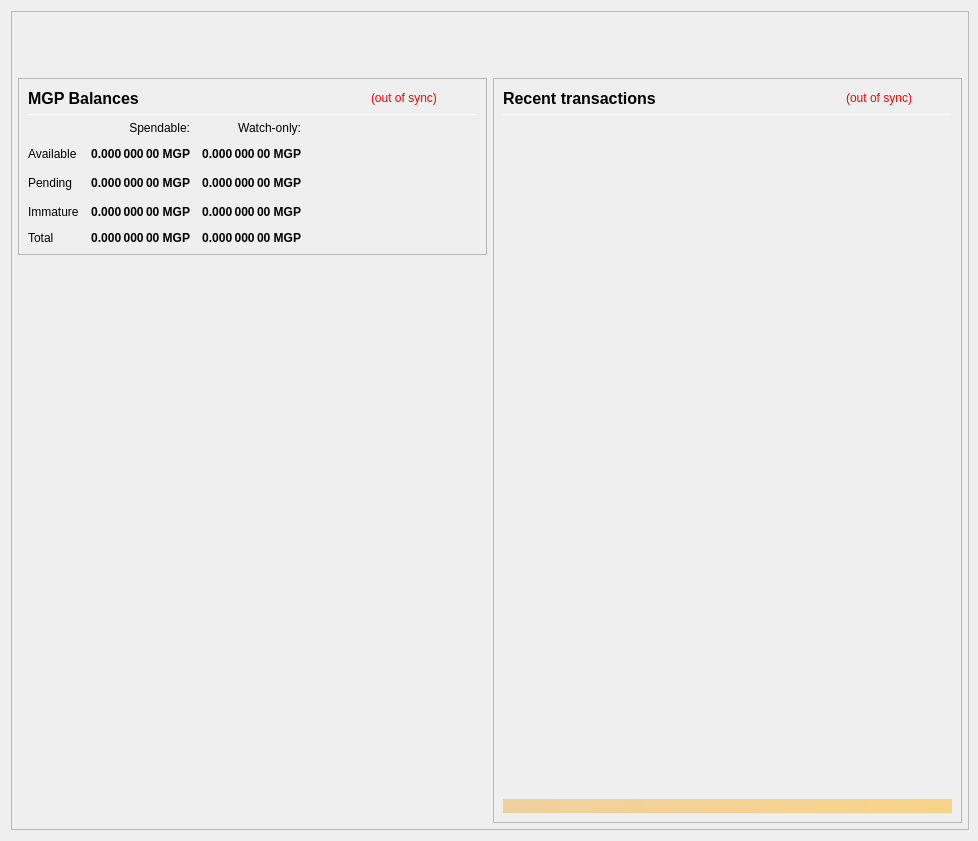
<?xml version="1.0" encoding="UTF-8"?>
<ui version="4.0">
 <class>OverviewPage</class>
 <widget class="QWidget" name="OverviewPage">
  <property name="geometry">
   <rect>
    <x>0</x>
    <y>0</y>
    <width>978</width>
    <height>841</height>
   </rect>
  </property>
  <property name="minimumSize">
   <size>
    <width>960</width>
    <height>682</height>
   </size>
  </property>
  <property name="font">
   <font>
    <weight>50</weight>
    <bold>false</bold>
   </font>
  </property>
  <property name="windowTitle">
   <string>Form</string>
  </property>
  <layout class="QVBoxLayout" name="topLayout" stretch="0">
   <property name="rightMargin">
    <number>9</number>
   </property>
   <item>
    <widget class="QFrame" name="frame_BG">
     <property name="minimumSize">
      <size>
       <width>850</width>
       <height>610</height>
      </size>
     </property>
     <property name="maximumSize">
      <size>
       <width>16777215</width>
       <height>16777215</height>
      </size>
     </property>
     <property name="frameShape">
      <enum>QFrame::StyledPanel</enum>
     </property>
     <property name="frameShadow">
      <enum>QFrame::Raised</enum>
     </property>
     <layout class="QVBoxLayout" name="verticalLayout_3" stretch="0">
      <property name="leftMargin">
       <number>0</number>
      </property>
      <property name="topMargin">
       <number>0</number>
      </property>
      <property name="rightMargin">
       <number>0</number>
      </property>
      <property name="bottomMargin">
       <number>6</number>
      </property>
      <item>
       <layout class="QVBoxLayout" name="verticalLayout_Master" stretch="0,1">
        <property name="leftMargin">
         <number>0</number>
        </property>
        <property name="topMargin">
         <number>0</number>
        </property>
        <property name="rightMargin">
         <number>0</number>
        </property>
        <property name="bottomMargin">
         <number>0</number>
        </property>
        <item>
         <widget class="QFrame" name="frame_Header">
          <layout class="QVBoxLayout" name="verticalLayout_Header" stretch="0">
           <property name="leftMargin">
            <number>0</number>
           </property>
           <property name="topMargin">
            <number>0</number>
           </property>
           <property name="rightMargin">
            <number>0</number>
           </property>
           <property name="bottomMargin">
            <number>0</number>
           </property>
           <item>
            <layout class="QHBoxLayout" name="horizontalLayout_Header" stretch="1,0">
             <property name="spacing">
              <number>6</number>
             </property>
             <item>
              <spacer name="horizontalSpacer_Header">
               <property name="orientation">
                <enum>Qt::Horizontal</enum>
               </property>
               <property name="sizeHint" stdset="0">
                <size>
                 <width>40</width>
                 <height>20</height>
                </size>
               </property>
              </spacer>
             </item>
             <item>
              <widget class="QLabel" name="labelOverviewHeaderRight">
               <property name="minimumSize">
                <size>
                 <width>464</width>
                 <height>60</height>
                </size>
               </property>
               <property name="maximumSize">
                <size>
                 <width>16777215</width>
                 <height>60</height>
                </size>
               </property>
               <property name="font">
                <font>
                 <pointsize>14</pointsize>
                </font>
               </property>
               <property name="text">
                <string/>
               </property>
               <property name="alignment">
                <set>Qt::AlignRight|Qt::AlignTrailing|Qt::AlignVCenter</set>
               </property>
              </widget>
             </item>
            </layout>
           </item>
          </layout>
         </widget>
        </item>
        <item>
         <widget class="QFrame" name="frame_Content">
          <layout class="QVBoxLayout" name="verticalLayout_Content">
           <property name="leftMargin">
            <number>6</number>
           </property>
           <property name="topMargin">
            <number>0</number>
           </property>
           <property name="rightMargin">
            <number>6</number>
           </property>
           <property name="bottomMargin">
            <number>0</number>
           </property>
           <item>
            <layout class="QHBoxLayout" name="horizontalLayout_Content" stretch="1,1">
             <property name="spacing">
              <number>6</number>
             </property>
             <item>
              <layout class="QVBoxLayout" name="verticalLayout_left" stretch="0,0">
               <item>
                <widget class="QFrame" name="frameBalances">
                 <property name="frameShape">
                  <enum>QFrame::StyledPanel</enum>
                 </property>
                 <property name="frameShadow">
                  <enum>QFrame::Raised</enum>
                 </property>
                 <layout class="QVBoxLayout" name="verticalLayout_4">
                  <item>
                   <layout class="QHBoxLayout" name="hlBalancesHeader" stretch="2,0,0">
                    <property name="spacing">
                     <number>6</number>
                    </property>
                    <item>
                     <widget class="QLabel" name="labelBalances">
                      <property name="minimumSize">
                       <size>
                        <width>0</width>
                        <height>0</height>
                       </size>
                      </property>
                      <property name="font">
                       <font>
                        <pointsize>12</pointsize>
                        <weight>75</weight>
                        <bold>true</bold>
                       </font>
                      </property>
                      <property name="text">
                       <string>MGP Balances</string>
                      </property>
                     </widget>
                    </item>
                    <item>
                     <widget class="QLabel" name="labelWalletStatus">
                      <property name="cursor">
                       <cursorShape>WhatsThisCursor</cursorShape>
                      </property>
                      <property name="toolTip">
                       <string>The displayed information may be out of date. Your wallet automatically synchronizes with the Mgpcoin network after a connection is established, but this process has not completed yet.</string>
                      </property>
                      <property name="styleSheet">
                       <string notr="true">QLabel { color: red; }</string>
                      </property>
                      <property name="text">
                       <string notr="true">(out of sync)</string>
                      </property>
                      <property name="alignment">
                       <set>Qt::AlignLeading|Qt::AlignLeft|Qt::AlignVCenter</set>
                      </property>
                     </widget>
                    </item>
                    <item>
                     <spacer name="hsBalancesHeader">
                      <property name="orientation">
                       <enum>Qt::Horizontal</enum>
                      </property>
                      <property name="sizeHint" stdset="0">
                       <size>
                        <width>40</width>
                        <height>20</height>
                       </size>
                      </property>
                     </spacer>
                    </item>
                   </layout>
                  </item>
                  <item>
                   <widget class="Line" name="lineBalances">
                    <property name="minimumSize">
                     <size>
                      <width>0</width>
                      <height>1</height>
                     </size>
                    </property>
                    <property name="maximumSize">
                     <size>
                      <width>16777215</width>
                      <height>1</height>
                     </size>
                    </property>
                    <property name="orientation">
                     <enum>Qt::Horizontal</enum>
                    </property>
                   </widget>
                  </item>
                  <item>
                   <layout class="QGridLayout" name="gridLayout">
                    <property name="spacing">
                     <number>12</number>
                    </property>
                    <item row="2" column="2">
                     <widget class="QLabel" name="labelWatchPending">
                      <property name="font">
                       <font>
                        <weight>75</weight>
                        <bold>true</bold>
                       </font>
                      </property>
                      <property name="cursor">
                       <cursorShape>ArrowCursor</cursorShape>
                      </property>
                      <property name="toolTip">
                       <string>Unconfirmed transactions to watch-only addresses</string>
                      </property>
                      <property name="text">
                       <string notr="true">0.000 000 00 MGP</string>
                      </property>
                      <property name="alignment">
                       <set>Qt::AlignRight|Qt::AlignTrailing|Qt::AlignVCenter</set>
                      </property>
                      <property name="textInteractionFlags">
                       <set>Qt::NoTextInteraction</set>
                      </property>
                     </widget>
                    </item>
                    <item row="2" column="1">
                     <widget class="QLabel" name="labelUnconfirmed">
                      <property name="font">
                       <font>
                        <weight>75</weight>
                        <bold>true</bold>
                       </font>
                      </property>
                      <property name="cursor">
                       <cursorShape>ArrowCursor</cursorShape>
                      </property>
                      <property name="toolTip">
                       <string>Total of transactions that have yet to be confirmed, and do not yet count toward the spendable balance</string>
                      </property>
                      <property name="text">
                       <string notr="true">0.000 000 00 MGP</string>
                      </property>
                      <property name="alignment">
                       <set>Qt::AlignRight|Qt::AlignTrailing|Qt::AlignVCenter</set>
                      </property>
                      <property name="textInteractionFlags">
                       <set>Qt::NoTextInteraction</set>
                      </property>
                     </widget>
                    </item>
                    <item row="3" column="2">
                     <widget class="QLabel" name="labelWatchImmature">
                      <property name="font">
                       <font>
                        <weight>75</weight>
                        <bold>true</bold>
                       </font>
                      </property>
                      <property name="cursor">
                       <cursorShape>ArrowCursor</cursorShape>
                      </property>
                      <property name="toolTip">
                       <string>Staked or masternode rewards in watch-only addresses that has not yet matured</string>
                      </property>
                      <property name="text">
                       <string notr="true">0.000 000 00 MGP</string>
                      </property>
                      <property name="alignment">
                       <set>Qt::AlignRight|Qt::AlignTrailing|Qt::AlignVCenter</set>
                      </property>
                      <property name="textInteractionFlags">
                       <set>Qt::NoTextInteraction</set>
                      </property>
                     </widget>
                    </item>
                    <item row="4" column="0">
                     <widget class="QLabel" name="labelTotalText">
                      <property name="text">
                       <string>Total</string>
                      </property>
                      <property name="textInteractionFlags">
                       <set>Qt::NoTextInteraction</set>
                      </property>
                     </widget>
                    </item>
                    <item row="3" column="1">
                     <widget class="QLabel" name="labelImmature">
                      <property name="font">
                       <font>
                        <weight>75</weight>
                        <bold>true</bold>
                       </font>
                      </property>
                      <property name="cursor">
                       <cursorShape>ArrowCursor</cursorShape>
                      </property>
                      <property name="toolTip">
                       <string>Staked or masternode rewards that has not yet matured</string>
                      </property>
                      <property name="text">
                       <string notr="true">0.000 000 00 MGP</string>
                      </property>
                      <property name="alignment">
                       <set>Qt::AlignRight|Qt::AlignTrailing|Qt::AlignVCenter</set>
                      </property>
                      <property name="textInteractionFlags">
                       <set>Qt::NoTextInteraction</set>
                      </property>
                     </widget>
                    </item>
                    <item row="2" column="3">
                     <spacer name="hsBalances">
                      <property name="orientation">
                       <enum>Qt::Horizontal</enum>
                      </property>
                      <property name="sizeHint" stdset="0">
                       <size>
                        <width>40</width>
                        <height>20</height>
                       </size>
                      </property>
                     </spacer>
                    </item>
                    <item row="3" column="0">
                     <widget class="QLabel" name="labelImmatureText">
                      <property name="text">
                       <string>Immature</string>
                      </property>
                      <property name="textInteractionFlags">
                       <set>Qt::NoTextInteraction</set>
                      </property>
                     </widget>
                    </item>
                    <item row="4" column="1">
                     <widget class="QLabel" name="labelTotal">
                      <property name="font">
                       <font>
                        <weight>75</weight>
                        <bold>true</bold>
                       </font>
                      </property>
                      <property name="cursor">
                       <cursorShape>ArrowCursor</cursorShape>
                      </property>
                      <property name="toolTip">
                       <string>Your current total balance</string>
                      </property>
                      <property name="text">
                       <string notr="true">0.000 000 00 MGP</string>
                      </property>
                      <property name="alignment">
                       <set>Qt::AlignRight|Qt::AlignTrailing|Qt::AlignVCenter</set>
                      </property>
                      <property name="textInteractionFlags">
                       <set>Qt::NoTextInteraction</set>
                      </property>
                     </widget>
                    </item>
                    <item row="4" column="2">
                     <widget class="QLabel" name="labelWatchTotal">
                      <property name="font">
                       <font>
                        <weight>75</weight>
                        <bold>true</bold>
                       </font>
                      </property>
                      <property name="cursor">
                       <cursorShape>ArrowCursor</cursorShape>
                      </property>
                      <property name="toolTip">
                       <string>Current total balance in watch-only addresses</string>
                      </property>
                      <property name="text">
                       <string notr="true">0.000 000 00 MGP</string>
                      </property>
                      <property name="alignment">
                       <set>Qt::AlignRight|Qt::AlignTrailing|Qt::AlignVCenter</set>
                      </property>
                      <property name="textInteractionFlags">
                       <set>Qt::NoTextInteraction</set>
                      </property>
                     </widget>
                    </item>
                    <item row="0" column="2">
                     <widget class="QLabel" name="labelWatchonly">
                      <property name="text">
                       <string>Watch-only:</string>
                      </property>
                      <property name="alignment">
                       <set>Qt::AlignRight|Qt::AlignTrailing|Qt::AlignVCenter</set>
                      </property>
                     </widget>
                    </item>
                    <item row="1" column="0">
                     <widget class="QLabel" name="labelBalanceText">
                      <property name="text">
                       <string>Available</string>
                      </property>
                      <property name="textInteractionFlags">
                       <set>Qt::NoTextInteraction</set>
                      </property>
                     </widget>
                    </item>
                    <item row="1" column="1">
                     <widget class="QLabel" name="labelBalance">
                      <property name="font">
                       <font>
                        <weight>75</weight>
                        <bold>true</bold>
                       </font>
                      </property>
                      <property name="cursor">
                       <cursorShape>ArrowCursor</cursorShape>
                      </property>
                      <property name="toolTip">
                       <string>Your current spendable balance</string>
                      </property>
                      <property name="text">
                       <string notr="true">0.000 000 00 MGP</string>
                      </property>
                      <property name="alignment">
                       <set>Qt::AlignRight|Qt::AlignTrailing|Qt::AlignVCenter</set>
                      </property>
                      <property name="textInteractionFlags">
                       <set>Qt::NoTextInteraction</set>
                      </property>
                     </widget>
                    </item>
                    <item row="1" column="2">
                     <widget class="QLabel" name="labelWatchAvailable">
                      <property name="font">
                       <font>
                        <weight>75</weight>
                        <bold>true</bold>
                       </font>
                      </property>
                      <property name="cursor">
                       <cursorShape>ArrowCursor</cursorShape>
                      </property>
                      <property name="toolTip">
                       <string>Your current balance in watch-only addresses</string>
                      </property>
                      <property name="text">
                       <string notr="true">0.000 000 00 MGP</string>
                      </property>
                      <property name="alignment">
                       <set>Qt::AlignRight|Qt::AlignTrailing|Qt::AlignVCenter</set>
                      </property>
                      <property name="textInteractionFlags">
                       <set>Qt::NoTextInteraction</set>
                      </property>
                     </widget>
                    </item>
                    <item row="2" column="0">
                     <widget class="QLabel" name="labelPendingText">
                      <property name="text">
                       <string>Pending</string>
                      </property>
                      <property name="textInteractionFlags">
                       <set>Qt::NoTextInteraction</set>
                      </property>
                     </widget>
                    </item>
                    <item row="0" column="1">
                     <widget class="QLabel" name="labelSpendable">
                      <property name="text">
                       <string>Spendable:</string>
                      </property>
                      <property name="alignment">
                       <set>Qt::AlignRight|Qt::AlignTrailing|Qt::AlignVCenter</set>
                      </property>
                     </widget>
                    </item>
                   </layout>
                  </item>
                 </layout>
                </widget>
               </item>
               <item>
                <spacer name="verticalSpacer">
                 <property name="orientation">
                  <enum>Qt::Vertical</enum>
                 </property>
                 <property name="sizeHint" stdset="0">
                  <size>
                   <width>20</width>
                   <height>40</height>
                  </size>
                 </property>
                </spacer>
               </item>
              </layout>
             </item>
             <item>
              <layout class="QVBoxLayout" name="verticalLayout_right" stretch="1">
               <item>
                <widget class="QFrame" name="frame_RecentTransactions">
                 <property name="minimumSize">
                  <size>
                   <width>0</width>
                   <height>0</height>
                  </size>
                 </property>
                 <property name="frameShape">
                  <enum>QFrame::StyledPanel</enum>
                 </property>
                 <property name="frameShadow">
                  <enum>QFrame::Raised</enum>
                 </property>
                 <layout class="QVBoxLayout" name="verticalLayout_1" stretch="0,0,0,0,0">
                  <item>
                   <layout class="QHBoxLayout" name="horizontalLayout_2" stretch="2,0,0">
                    <property name="spacing">
                     <number>3</number>
                    </property>
                    <item>
                     <widget class="QLabel" name="label_4">
                      <property name="minimumSize">
                       <size>
                        <width>0</width>
                        <height>20</height>
                       </size>
                      </property>
                      <property name="font">
                       <font>
                        <pointsize>12</pointsize>
                        <weight>75</weight>
                        <bold>true</bold>
                       </font>
                      </property>
                      <property name="text">
                       <string>Recent transactions</string>
                      </property>
                     </widget>
                    </item>
                    <item>
                     <widget class="QLabel" name="labelTransactionsStatus">
                      <property name="cursor">
                       <cursorShape>WhatsThisCursor</cursorShape>
                      </property>
                      <property name="toolTip">
                       <string>The displayed information may be out of date. Your wallet automatically synchronizes with the Mgpcoin network after a connection is established, but this process has not completed yet.</string>
                      </property>
                      <property name="styleSheet">
                       <string notr="true">QLabel { color: red; }</string>
                      </property>
                      <property name="text">
                       <string notr="true">(out of sync)</string>
                      </property>
                      <property name="alignment">
                       <set>Qt::AlignRight|Qt::AlignTrailing|Qt::AlignVCenter</set>
                      </property>
                     </widget>
                    </item>
                    <item>
                     <spacer name="horizontalSpacer">
                      <property name="orientation">
                       <enum>Qt::Horizontal</enum>
                      </property>
                      <property name="sizeHint" stdset="0">
                       <size>
                        <width>40</width>
                        <height>20</height>
                       </size>
                      </property>
                     </spacer>
                    </item>
                   </layout>
                  </item>
                  <item>
                   <widget class="Line" name="line">
                    <property name="minimumSize">
                     <size>
                      <width>0</width>
                      <height>1</height>
                     </size>
                    </property>
                    <property name="maximumSize">
                     <size>
                      <width>16777215</width>
                      <height>1</height>
                     </size>
                    </property>
                    <property name="orientation">
                     <enum>Qt::Horizontal</enum>
                    </property>
                   </widget>
                  </item>
                  <item>
                   <widget class="QListView" name="listTransactions">
                    <property name="minimumSize">
                     <size>
                      <width>0</width>
                      <height>0</height>
                     </size>
                    </property>
                    <property name="styleSheet">
                     <string notr="true">QListView { background: transparent; }</string>
                    </property>
                    <property name="frameShape">
                     <enum>QFrame::NoFrame</enum>
                    </property>
                    <property name="verticalScrollBarPolicy">
                     <enum>Qt::ScrollBarAlwaysOff</enum>
                    </property>
                    <property name="horizontalScrollBarPolicy">
                     <enum>Qt::ScrollBarAlwaysOff</enum>
                    </property>
                    <property name="selectionMode">
                     <enum>QAbstractItemView::NoSelection</enum>
                    </property>
                   </widget>
                  </item>
                  <item>
                   <spacer name="verticalSpacer_2">
                    <property name="orientation">
                     <enum>Qt::Vertical</enum>
                    </property>
                    <property name="sizeType">
                     <enum>QSizePolicy::Expanding</enum>
                    </property>
                    <property name="sizeHint" stdset="0">
                     <size>
                      <width>20</width>
                      <height>40</height>
                     </size>
                    </property>
                   </spacer>
                  </item>
                  <item>
                   <widget class="QLabel" name="labelAlerts">
                    <property name="maximumSize">
                     <size>
                      <width>16777215</width>
                      <height>16777215</height>
                     </size>
                    </property>
                    <property name="styleSheet">
                     <string notr="true">background-color: qlineargradient(x1: 0, y1: 0, x2: 1, y2: 0, stop:0 #F0D0A0, stop:1 #F8D488); color:#000000;</string>
                    </property>
                    <property name="text">
                     <string/>
                    </property>
                    <property name="wordWrap">
                     <bool>true</bool>
                    </property>
                    <property name="margin">
                     <number>3</number>
                    </property>
                   </widget>
                  </item>
                 </layout>
                </widget>
               </item>
              </layout>
             </item>
            </layout>
           </item>
          </layout>
         </widget>
        </item>
       </layout>
      </item>
     </layout>
    </widget>
   </item>
  </layout>
 </widget>
 <resources/>
 <connections/>
</ui>
